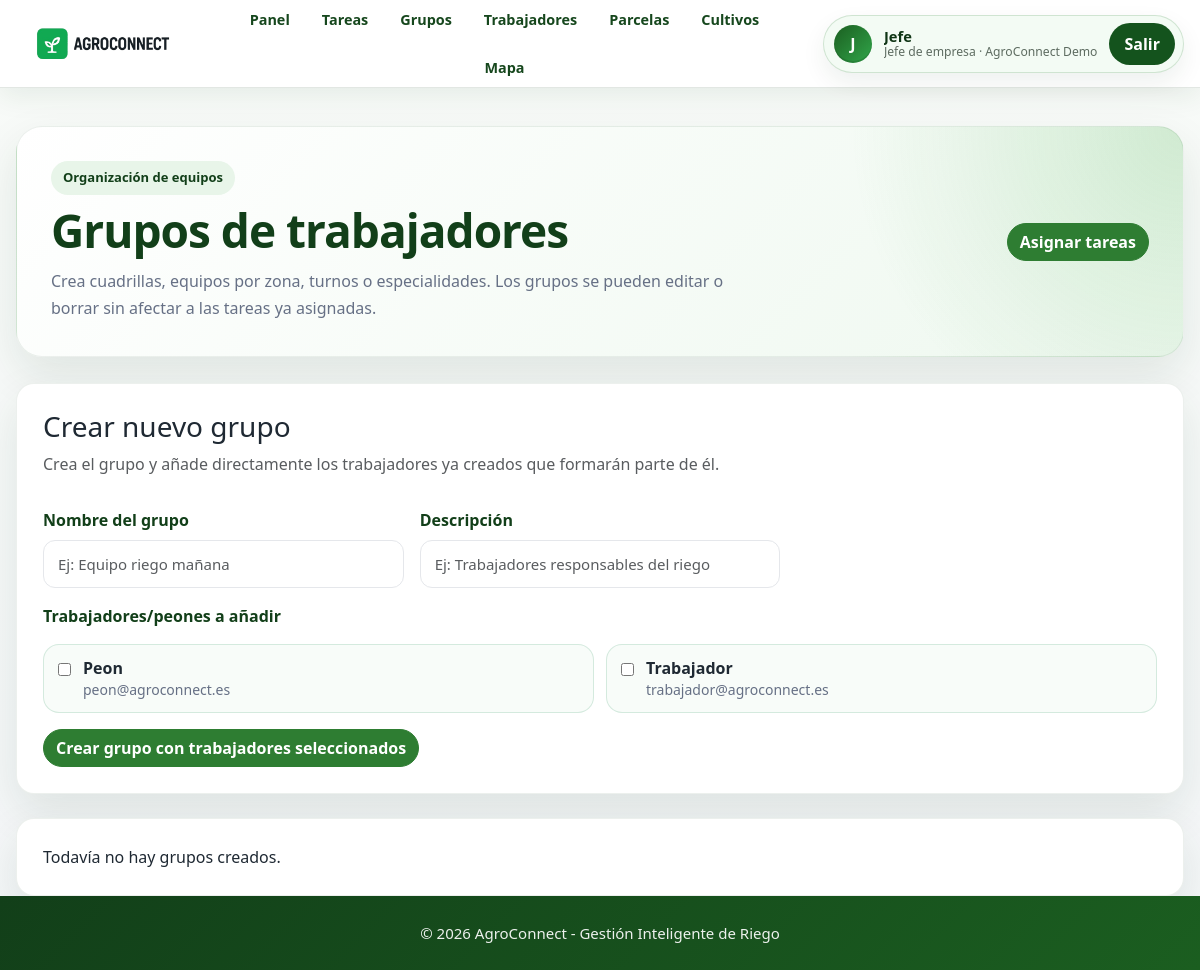
Page /grupos_trabajadores.php (signed in) on the committed database.
### tables this page shows
CREATE TABLE `empresas` (
  `id` int(11) NOT NULL,
  `nombre` varchar(120) NOT NULL,
  `fecha_creacion` timestamp NOT NULL DEFAULT current_timestamp()
);

CREATE TABLE `usuarios` (
  `id` int(11) NOT NULL,
  `nombre` varchar(80) NOT NULL,
  `apellido1` varchar(80) DEFAULT '',
  `apellido2` varchar(80) DEFAULT '',
  `email` varchar(160) NOT NULL,
  `password` varchar(255) NOT NULL,
  `rol` enum('superadmin','jefe','trabajador','peon') NOT NULL DEFAULT 'trabajador',
  `empresa_id` int(11) DEFAULT NULL,
  `fecha_creacion` timestamp NOT NULL DEFAULT current_timestamp()
);

### agro_helper.php (called while the page is built, shortened)
<?php
function agro_tabla_existe($conn, $tabla) {
    $tabla = $conn->real_escape_string($tabla);
    $res = $conn->query("SHOW TABLES LIKE '$tabla'");
    return $res && $res->num_rows > 0;
}
?>

### grupos_trabajadores.php (the view, shortened to what this page needs)
<?php
$conn = new mysqli('localhost','root','','agroconnect');
$conn->set_charset('utf8mb4');
require_once 'agro_helper.php';
$rol = $_SESSION['rol'];
$eid = intval($_SESSION['empresa_id'] ?? 0);
$sinTabla = !agro_tabla_existe($conn,'grupos_trabajadores') || !agro_tabla_existe($conn,'grupo_trabajador_miembros') || !agro_tabla_existe($conn,'usuarios');
$empresas = $grupos = null;
$trabajadoresPorEmpresa = [];
$miembrosPorGrupo = [];
if (!$sinTabla) {
    if ($rol === 'superadmin') {
        $grupos = $conn->query('SELECT g.*, e.nombre AS empresa, COUNT(gm.trabajador_id) AS total_miembros FROM grupos_trabajadores g LEFT JOIN empresas e ON g.empresa_id=e.id LEFT JOIN grupo_trabajador_miembros gm ON g.id=gm.grupo_id GROUP BY g.id ORDER BY e.nombre ASC, g.nombre ASC');
        $trabajadores = $conn->query("SELECT id,nombre,email,empresa_id FROM usuarios WHERE rol IN ('trabajador','peon') ORDER BY nombre ASC");
    } else {
        $gg = $conn->prepare('SELECT g.*, e.nombre AS empresa, COUNT(gm.trabajador_id) AS total_miembros FROM grupos_trabajadores g LEFT JOIN empresas e ON g.empresa_id=e.id LEFT JOIN grupo_trabajador_miembros gm ON g.id=gm.grupo_id WHERE g.empresa_id=? GROUP BY g.id ORDER BY g.nombre ASC');
        $gg->bind_param('i', $eid); $gg->execute(); $grupos = $gg->get_result();
        $tw = $conn->prepare("SELECT id,nombre,email,empresa_id FROM usuarios WHERE empresa_id=? AND rol IN ('trabajador','peon') ORDER BY nombre ASC");
        $tw->bind_param('i', $eid); $tw->execute(); $trabajadores = $tw->get_result();
    }
    while ($t = $trabajadores->fetch_assoc()) {
        $trabajadoresPorEmpresa[intval($t['empresa_id'])][] = $t;
    }
}
?>
<!DOCTYPE html>
<html lang="es">
<head>
<link href="https://cdn.jsdelivr.net/npm/bootstrap@5.3.2/dist/css/bootstrap.min.css" rel="stylesheet">
<link rel="stylesheet" href="style.css">
</head>
<body class="admin-body">
<?php include __DIR__ . '/includes/topbar.php'; ?>
<div class="admin-container">
    <div class="dashboard-hero">
        <div><span class="eyebrow">Organización de equipos</span><h1>Grupos de trabajadores</h1><p>Crea cuadrillas, equipos por zona, turnos o especialidades. Los grupos se pueden editar o borrar sin afectar a las tareas ya asignadas.</p></div>
        <div class="dashboard-actions"><a href="tareas.php" class="btn btn-success">Asignar tareas</a></div>
    </div>
    <?php if($sinTabla){ ?>
        <div class="alert alert-warning">Importa <strong>actualizacion_superadmin.sql</strong> para activar los grupos de trabajadores.</div>
    <?php } else { ?>
        <div class="admin-card mb-4">
            <h3>Crear nuevo grupo</h3>
            <p class="text-muted mb-3">Crea el grupo y añade directamente los trabajadores ya creados que formarán parte de él.</p>
            <form method="POST" class="row g-3 mt-1" id="formCrearGrupo">
                <div class="col-md-4"><label class="form-label">Nombre del grupo</label><input name="nombre" class="form-control" placeholder="Ej: Equipo riego mañana" required></div>
                <div class="col-md-4"><label class="form-label">Descripción</label><input name="descripcion" class="form-control" placeholder="Ej: Trabajadores responsables del riego"></div>
                <div class="col-12">
                    <label class="form-label">Trabajadores/peones a añadir</label>
                    <?php
                    $hayTrabajadores = false;
                    foreach($trabajadoresPorEmpresa as $listaTmp){ if(count($listaTmp)>0){ $hayTrabajadores=true; break; } }
                    ?>
                    <?php if($hayTrabajadores){ ?>
                        <div class="members-grid create-members-grid" id="trabajadoresCrearGrupo">
                            <?php foreach($trabajadoresPorEmpresa as $empresaTmp => $listaTrabajadores){ foreach($listaTrabajadores as $t){ $tid=intval($t['id']); ?>
                                <label class="member-check create-member-option" data-empresa="<?php echo intval($empresaTmp); ?>">
                                    <input type="checkbox" name="trabajadores[]" value="<?php echo $tid; ?>">
                                    <span><strong><?php echo htmlspecialchars($t['nombre']); ?></strong><small><?php echo htmlspecialchars($t['email']); ?></small></span>
                                </label>
                            <?php }} ?>
                        </div>
                    <?php } else { ?>
                        <p class="text-muted mb-0">Todavía no hay trabajadores o peones creados para añadir a grupos.</p>
                    <?php } ?>
                </div>
                <div class="col-12"><button name="crear_grupo" class="btn btn-success">Crear grupo con trabajadores seleccionados</button></div>
            </form>
        </div>
        <?php if($grupos && $grupos->num_rows > 0){ while($g=$grupos->fetch_assoc()){ $gid=intval($g['id']); $empresaGrupo=intval($g['empresa_id']); $miembrosActuales=$miembrosPorGrupo[$gid] ?? []; $trabajadoresEmpresa=$trabajadoresPorEmpresa[$empresaGrupo] ?? []; ?>
            <article class="admin-card group-card mb-4">
                <div class="task-card-header">
                    <div>
                        <h3><?php echo htmlspecialchars($g['nombre']); ?> <span class="badge bg-success"><?php echo intval($g['total_miembros']); ?> miembros</span></h3>
                        <p class="text-muted mb-1"><?php echo htmlspecialchars($g['descripcion'] ?: 'Sin descripción.'); ?></p>
                        <small><strong>Empresa:</strong> <?php echo htmlspecialchars($g['empresa'] ?? ''); ?></small>
                    </div>
                    <form method="POST" onsubmit="return confirm('¿Seguro que quieres eliminar este grupo? Las tareas ya creadas seguirán existiendo.');">
                        <input type="hidden" name="grupo_id" value="<?php echo $gid; ?>">
                        <button name="borrar_grupo" class="btn btn-outline-danger">Eliminar grupo</button>
                    </form>
                </div>
                <form method="POST" class="row g-3 mt-2">
                    <input type="hidden" name="grupo_id" value="<?php echo $gid; ?>">
                    <div class="col-md-4"><label class="form-label">Nombre</label><input name="nombre" value="<?php echo htmlspecialchars($g['nombre']); ?>" class="form-control" required></div>
                    <div class="col-md-6"><label class="form-label">Descripción</label><input name="descripcion" value="<?php echo htmlspecialchars($g['descripcion'] ?? ''); ?>" class="form-control"></div>
                    <div class="col-md-2 d-flex align-items-end"><button name="editar_grupo" class="btn btn-outline-success w-100">Guardar</button></div>
                </form>
                <form method="POST" class="mt-3">
                    <input type="hidden" name="grupo_id" value="<?php echo $gid; ?>">
                    <label class="form-label">Trabajadores/peones del grupo</label>
                    <?php if(count($trabajadoresEmpresa) > 0){ ?>
                        <div class="members-grid">
                            <?php foreach($trabajadoresEmpresa as $t){ $tid=intval($t['id']); ?>
                                <label class="member-check">
                                    <input type="checkbox" name="trabajadores[]" value="<?php echo $tid; ?>" <?php if(in_array($tid,$miembrosActuales)) echo 'checked'; ?>>
                                    <span><strong><?php echo htmlspecialchars($t['nombre']); ?></strong><small><?php echo htmlspecialchars($t['email']); ?></small></span>
                                </label>
                            <?php } ?>
                        </div>
                        <button name="guardar_miembros" class="btn btn-success mt-3">Guardar miembros</button>
                    <?php } else { ?>
                        <p class="text-muted mb-0">Esta empresa todavía no tiene trabajadores o peones.</p>
                    <?php } ?>
                </form>
            </article>
        <?php }} else { ?>
            <div class="admin-card"><p class="mb-0">Todavía no hay grupos creados.</p></div>
        <?php } ?>
    <?php } ?>
</div>
<?php include __DIR__ . '/includes/footer.php'; ?>
</body>
</html>

### includes/topbar.php (shortened to what this page needs)
<?php
$usuarioNombre = $_SESSION['nombre'] ?? 'Usuario';
$rol = $_SESSION['rol'] ?? '';
$empresaId = intval($_SESSION['empresa_id'] ?? 0);
$empresaNombre = 'Administración general';
if ($empresaId > 0 && isset($conn) && $conn instanceof mysqli && !$conn->connect_error) {
    $stmtTopbar = $conn->prepare("SELECT nombre FROM empresas WHERE id = ? LIMIT 1");
    if ($stmtTopbar) {
        $stmtTopbar->bind_param("i", $empresaId);
        $stmtTopbar->execute();
        $resTopbar = $stmtTopbar->get_result();
        if ($rowTopbar = $resTopbar->fetch_assoc()) {
            $empresaNombre = $rowTopbar['nombre'];
        }
    }
}
$rolLabel = [
    'superadmin' => 'SuperAdmin',
    'jefe' => 'Jefe de empresa',
    'trabajador' => 'Trabajador',
    'peon' => 'Peón'
][$rol] ?? ucfirst($rol);
$panelUrl = 'login.php';
if ($rol === 'jefe') { $panelUrl = 'jefe.php'; }
?>
<header class="app-topbar">
    <div class="app-topbar__inner">
        <a href="<?php echo htmlspecialchars($panelUrl); ?>" class="app-brand" aria-label="Ir al panel de AgroConnect">
            <img src="img/logo.png" alt="AgroConnect" class="app-brand__logo">
        </a>
        <nav class="app-nav" aria-label="Navegación principal">
            <a href="<?php echo htmlspecialchars($panelUrl); ?>">Panel</a>
            <?php if ($rol === 'superadmin'): ?>
                <a href="empresas.php">Empresas</a>
                <a href="usuarios.php">Usuarios</a>
                <a href="foro.php">Foro</a>
            <?php elseif ($rol === 'jefe'): ?>
                <a href="tareas.php">Tareas</a>
                <a href="grupos_trabajadores.php">Grupos</a>
                <a href="crear_trabajador.php">Trabajadores</a>
            <?php elseif ($rol === 'trabajador'): ?>
                <a href="tareas.php">Mis tareas</a>
                <a href="incidencias.php">Incidencias</a>
            <?php elseif ($rol === 'peon'): ?>
                <a href="peon.php">Mi panel</a>
                <a href="tareas.php">Mis tareas</a>
            <?php endif; ?>
            <?php if ($rol !== 'peon'): ?>
                <a href="parcelas.php">Parcelas</a>
                <a href="cultivos.php">Cultivos</a>
                <a href="mapa_parcelas.php">Mapa</a>
            <?php endif; ?>
        </nav>
        <div class="app-userbox">
            <div class="app-userbox__avatar">
                <?php echo strtoupper(mb_substr($usuarioNombre, 0, 1, 'UTF-8')); ?>
            </div>
            <div class="app-userbox__text">
                <strong><?php echo htmlspecialchars($usuarioNombre); ?></strong>
                <span><?php echo htmlspecialchars($rolLabel); ?> · <?php echo htmlspecialchars($empresaNombre); ?></span>
            </div>
            <a href="logout.php" class="app-logout">Salir</a>
        </div>
    </div>
</header>

### rows in the picture
empresas: nombre "AgroConnect Demo"
usuarios: nombre "Peon", email "peon@agroconnect.es"
usuarios: nombre "Trabajador", email "trabajador@agroconnect.es"

### other values in the picture
mb_substr($usuarioNombre, 0, 1, 'UTF-8') "J"
$usuarioNombre "Jefe"
$rolLabel "Jefe de empresa"
